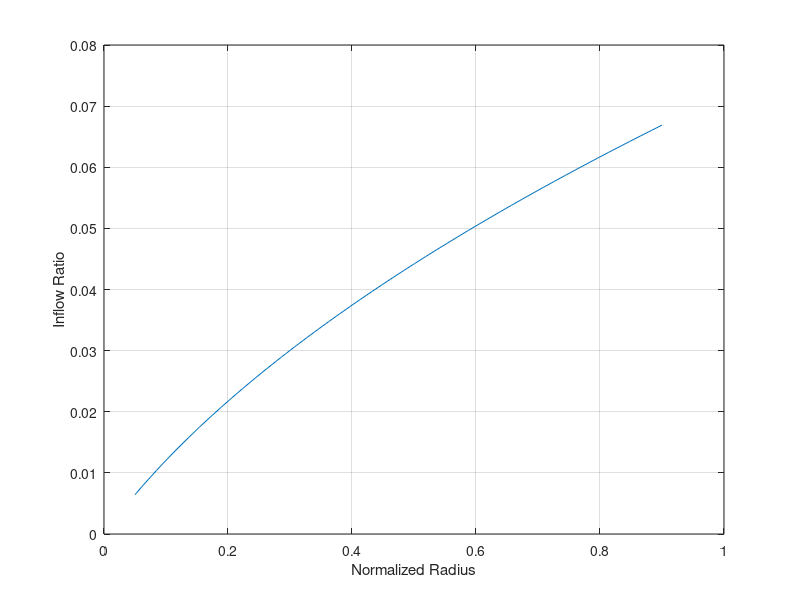

Here is the MATLAB script that generated this plot: (Note: this script raises an error after producing the figure.)
#!/usr/bin/octave

clear; clc; clf;

% With collective ONLY
% No twist, coning
% Hover flight

% Specified Rotor and Aerodynamic Parameters
R = 8.0;
AR = 6.0;                 % Aspect ratio
c = R/AR;;
Nb = 2;
Om_rpm = 1250;            % in rpm
a = 5.74;                 % d_Cl/d_alpha in radians
rho = 1.2;                % in kg/m3
root_cut=0.05;
tip_cut=0.90;             % For accounting tip loss
vel_climb = 0.0;
coning=0.0;               % Not accounted for currently

theta=8*pi/180;

% Calculated Rotor Parameters
sol = Nb*c/(pi*R);
Om = Om_rpm*pi/30;
lam_c = vel_climb/(R*Om);

% Solver parameters 
nx = 50;                    % No. of stations along blade

% Initialization
% Equi-spaced
r_bar = linspace(root_cut,tip_cut,nx);
dr_bar = r_bar(2)-r_bar(1);

% Cosine spaced
%theta_cosine=linspace(0,pi,nx);
%r_bar = R*0.5-R*0.5*cos(theta_cosine);
%dr_bar=r_bar(1:end-1)-r_bar(2:end);
%dr_bar=-1*[dr_bar 0];

% atan spaced
%x_spacing=linspace(tan(-1),tan(1),nx);
%r_bar=R*0.5+R*0.5*atan(x_spacing);
%dr_bar=r_bar(2:end)-r_bar(1:end-1);
%dr_bar=[dr_bar 0];

const1 = sol*a/16; 
const_c = lam_c*0.5;

% for theta=degtorad(10:0.1:12)

% Inflow ratio from BEMT
lam = -(const1-const_c) + sqrt((const1-const_c)^2+2*const1*theta*r_bar);
alf=theta-lam./r_bar;

plot(r_bar,lam);
grid on;
xlabel('Normalized Radius');
ylabel('Inflow Ratio');

% Using Momentum theory
% ct_vec = 4*lam.*(lam-lam_c).*r_bar.*dr_bar;
format long;
CT_MT = sum(ct_vec)

% Using BEMT
ct_vec = 0.5*sol*a.*dr_bar.*(r_bar.^2).*alf;
CT_BEMT = sum(ct_vec);
% plot(r_bar,ct_vec.*(rho*pi*R*R*(R*Om)^2))

Thrust = CT_MT*(rho*pi*R*R*(R*Om)^2)

% Sectional lift distribution
cl_vec = 2.0*ct_vec/(c/R*dr_bar);

% plot(radtodeg(theta),CT,'.')
% hold on
% end
% grid on
lam_i=lam;
% fid=fopen('Vz_OGE_BEMT.dat','w');
% fprintf(fid,'Variables = "r/R" "vz"\n');
% fprintf(fid,'Zone T= "Vz_OGE_BEMT"\n');
% dlmwrite('Vz_OGE_BEMT.dat',[r_bar'*R lam_i'*R*Om],'-append','delimiter',' ');
